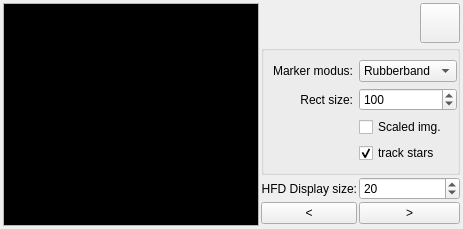
<?xml version="1.0" encoding="UTF-8"?>
<ui version="4.0">
 <class>StarTrack_StarTrackView</class>
 <widget class="QWidget" name="StarTrack_StarTrackView">
  <property name="geometry">
   <rect>
    <x>0</x>
    <y>0</y>
    <width>453</width>
    <height>209</height>
   </rect>
  </property>
  <property name="windowTitle">
   <string>Form</string>
  </property>
  <layout class="QGridLayout" name="gridLayout_2">
   <property name="leftMargin">
    <number>3</number>
   </property>
   <property name="topMargin">
    <number>3</number>
   </property>
   <property name="rightMargin">
    <number>3</number>
   </property>
   <property name="bottomMargin">
    <number>3</number>
   </property>
   <property name="spacing">
    <number>2</number>
   </property>
   <item row="1" column="1" rowspan="2" colspan="3">
    <widget class="QGroupBox" name="settingsGroupBox">
     <property name="sizePolicy">
      <sizepolicy hsizetype="Maximum" vsizetype="MinimumExpanding">
       <horstretch>0</horstretch>
       <verstretch>0</verstretch>
      </sizepolicy>
     </property>
     <property name="title">
      <string/>
     </property>
     <property name="flat">
      <bool>true</bool>
     </property>
     <layout class="QGridLayout" name="gridLayout">
      <property name="leftMargin">
       <number>9</number>
      </property>
      <property name="rightMargin">
       <number>0</number>
      </property>
      <item row="0" column="0">
       <widget class="QLabel" name="label_9">
        <property name="sizePolicy">
         <sizepolicy hsizetype="Preferred" vsizetype="Preferred">
          <horstretch>0</horstretch>
          <verstretch>0</verstretch>
         </sizepolicy>
        </property>
        <property name="text">
         <string>Marker modus:</string>
        </property>
        <property name="alignment">
         <set>Qt::AlignRight|Qt::AlignTrailing|Qt::AlignVCenter</set>
        </property>
       </widget>
      </item>
      <item row="0" column="1">
       <widget class="QComboBox" name="markerModusCombobox">
        <property name="sizePolicy">
         <sizepolicy hsizetype="MinimumExpanding" vsizetype="Fixed">
          <horstretch>0</horstretch>
          <verstretch>0</verstretch>
         </sizepolicy>
        </property>
        <item>
         <property name="text">
          <string>Rubberband</string>
         </property>
        </item>
        <item>
         <property name="text">
          <string>Fixed rect</string>
         </property>
        </item>
       </widget>
      </item>
      <item row="1" column="0">
       <widget class="QLabel" name="label_7">
        <property name="text">
         <string>Rect size:</string>
        </property>
        <property name="alignment">
         <set>Qt::AlignRight|Qt::AlignTrailing|Qt::AlignVCenter</set>
        </property>
       </widget>
      </item>
      <item row="1" column="1">
       <widget class="QSpinBox" name="markerFixedRectSpinbox">
        <property name="sizePolicy">
         <sizepolicy hsizetype="MinimumExpanding" vsizetype="Fixed">
          <horstretch>0</horstretch>
          <verstretch>0</verstretch>
         </sizepolicy>
        </property>
        <property name="maximum">
         <number>1000</number>
        </property>
        <property name="value">
         <number>100</number>
        </property>
       </widget>
      </item>
      <item row="2" column="1">
       <widget class="QCheckBox" name="scaledImageCheckbox">
        <property name="sizePolicy">
         <sizepolicy hsizetype="MinimumExpanding" vsizetype="Fixed">
          <horstretch>0</horstretch>
          <verstretch>0</verstretch>
         </sizepolicy>
        </property>
        <property name="text">
         <string>Scaled img.</string>
        </property>
       </widget>
      </item>
      <item row="3" column="1">
       <widget class="QCheckBox" name="trackStarEnabledCheckbox">
        <property name="sizePolicy">
         <sizepolicy hsizetype="MinimumExpanding" vsizetype="Fixed">
          <horstretch>0</horstretch>
          <verstretch>0</verstretch>
         </sizepolicy>
        </property>
        <property name="text">
         <string>track stars</string>
        </property>
        <property name="checked">
         <bool>true</bool>
        </property>
       </widget>
      </item>
     </layout>
    </widget>
   </item>
   <item row="5" column="2">
    <spacer name="verticalSpacer">
     <property name="orientation">
      <enum>Qt::Vertical</enum>
     </property>
     <property name="sizeHint" stdset="0">
      <size>
       <width>20</width>
       <height>40</height>
      </size>
     </property>
    </spacer>
   </item>
   <item row="3" column="1">
    <widget class="QLabel" name="label">
     <property name="sizePolicy">
      <sizepolicy hsizetype="Preferred" vsizetype="Preferred">
       <horstretch>0</horstretch>
       <verstretch>0</verstretch>
      </sizepolicy>
     </property>
     <property name="text">
      <string>HFD Display size:</string>
     </property>
     <property name="alignment">
      <set>Qt::AlignRight|Qt::AlignTrailing|Qt::AlignVCenter</set>
     </property>
    </widget>
   </item>
   <item row="0" column="0" rowspan="6">
    <widget class="StarTrack::GraphicsView" name="starTrackView">
     <property name="sizePolicy">
      <sizepolicy hsizetype="MinimumExpanding" vsizetype="MinimumExpanding">
       <horstretch>0</horstretch>
       <verstretch>0</verstretch>
      </sizepolicy>
     </property>
     <property name="minimumSize">
      <size>
       <width>0</width>
       <height>0</height>
      </size>
     </property>
     <property name="maximumSize">
      <size>
       <width>16777215</width>
       <height>16777215</height>
      </size>
     </property>
     <property name="palette">
      <palette>
       <active>
        <colorrole role="Base">
         <brush brushstyle="SolidPattern">
          <color alpha="255">
           <red>0</red>
           <green>0</green>
           <blue>0</blue>
          </color>
         </brush>
        </colorrole>
       </active>
       <inactive>
        <colorrole role="Base">
         <brush brushstyle="SolidPattern">
          <color alpha="255">
           <red>0</red>
           <green>0</green>
           <blue>0</blue>
          </color>
         </brush>
        </colorrole>
       </inactive>
       <disabled>
        <colorrole role="Base">
         <brush brushstyle="SolidPattern">
          <color alpha="255">
           <red>240</red>
           <green>240</green>
           <blue>240</blue>
          </color>
         </brush>
        </colorrole>
       </disabled>
      </palette>
     </property>
    </widget>
   </item>
   <item row="3" column="2" colspan="2">
    <widget class="QSpinBox" name="hfdFontPointSize">
     <property name="sizePolicy">
      <sizepolicy hsizetype="MinimumExpanding" vsizetype="Fixed">
       <horstretch>0</horstretch>
       <verstretch>0</verstretch>
      </sizepolicy>
     </property>
     <property name="value">
      <number>20</number>
     </property>
    </widget>
   </item>
   <item row="0" column="3">
    <widget class="QPushButton" name="toggleFullscreenBtn">
     <property name="minimumSize">
      <size>
       <width>40</width>
       <height>40</height>
      </size>
     </property>
     <property name="maximumSize">
      <size>
       <width>40</width>
       <height>40</height>
      </size>
     </property>
     <property name="text">
      <string/>
     </property>
     <property name="icon">
      <iconset resource="resources.qrc">
       <normaloff>:/images/FullScreen.svg</normaloff>
       <normalon>:/images/ExitFullScreen.svg</normalon>:/images/FullScreen.svg</iconset>
     </property>
     <property name="iconSize">
      <size>
       <width>32</width>
       <height>32</height>
      </size>
     </property>
     <property name="checkable">
      <bool>true</bool>
     </property>
    </widget>
   </item>
   <item row="4" column="1">
    <widget class="QPushButton" name="prev">
     <property name="text">
      <string>&lt;</string>
     </property>
    </widget>
   </item>
   <item row="4" column="2" colspan="2">
    <widget class="QPushButton" name="next">
     <property name="text">
      <string>&gt;</string>
     </property>
    </widget>
   </item>
  </layout>
 </widget>
 <customwidgets>
  <customwidget>
   <class>StarTrack::GraphicsView</class>
   <extends>QGraphicsView</extends>
   <header>GraphicsView.h</header>
  </customwidget>
 </customwidgets>
 <resources>
  <include location="resources.qrc"/>
 </resources>
 <connections/>
</ui>
